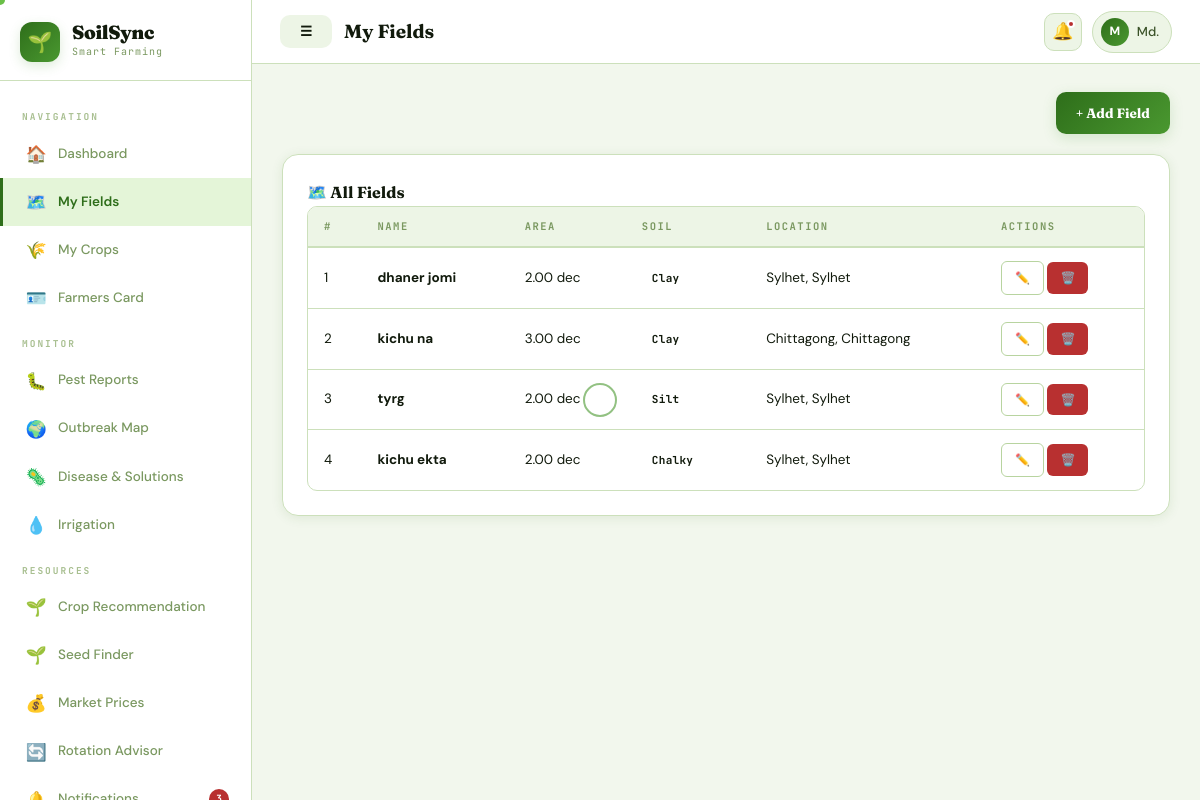
The page /fields.php (signed in) on the database its author committed.
### tables this page shows
CREATE TABLE `users` (
  `id` int(11) NOT NULL,
  `name` varchar(100) NOT NULL,
  `phone` varchar(20) NOT NULL,
  `password` varchar(255) NOT NULL,
  `role` enum('farmer','expert','admin') DEFAULT 'farmer',
  `location_id` int(11) DEFAULT NULL,
  `created_at` timestamp NOT NULL DEFAULT current_timestamp(),
  `fc_card_number` varchar(20) DEFAULT NULL,
  `fc_category` enum('landless','marginal','small','medium','large') DEFAULT NULL,
  `fc_land_size` decimal(8,2) DEFAULT NULL,
  `fc_bank_account` varchar(30) DEFAULT NULL,
  `fc_registered_at` datetime DEFAULT NULL,
  `fc_phase` enum('pre_pilot','pilot','national') DEFAULT NULL
);

CREATE TABLE `fields` (
  `id` int(11) NOT NULL,
  `user_id` int(11) NOT NULL,
  `name` varchar(100) NOT NULL,
  `area` decimal(10,2) DEFAULT NULL,
  `soil_type` enum('Sandy','Clay','Loamy','Silt','Peaty','Chalky') NOT NULL,
  `location_id` int(11) DEFAULT NULL,
  `created_at` timestamp NOT NULL DEFAULT current_timestamp()
);

CREATE TABLE `locations` (
  `id` int(11) NOT NULL,
  `country` varchar(100) DEFAULT 'Bangladesh',
  `division` varchar(100) DEFAULT NULL,
  `district` varchar(100) DEFAULT NULL,
  `latitude` decimal(10,7) DEFAULT NULL,
  `longitude` decimal(10,7) DEFAULT NULL
);

### db.php (called while the page is built, shortened)
<?php
function isLoggedIn(): bool {
    return isset($_SESSION['user_id']) && !empty($_SESSION['user_id']);
}
function currentUser($conn): ?array {
    $id = (int)$_SESSION['user_id'];
    $r = $conn->query("
        SELECT u.*, l.division, l.district
        FROM users u
        LEFT JOIN locations l ON u.location_id=l.id
        WHERE u.id=$id
        LIMIT 1
    ");
    return $r ? $r->fetch_assoc() : null;
}
function unreadCount($conn, int $uid): int {
    $r = $conn->query("
        SELECT COUNT(*) AS c
        FROM notifications
        WHERE user_id=$uid AND is_read=0
    ");
    return $r ? (int)$r->fetch_assoc()['c'] : 0;
}
?>

### fields.php (the view, shortened to what this page needs)
<?php
require_once 'db.php';
$pageTitle = 'My Fields';
$activeNav = 'fields';
$user = currentUser($conn);
$uid = (int)$user['id'];
$fields = $conn->query("SELECT f.*, l.division, l.district FROM fields f LEFT JOIN locations l ON f.location_id=l.id WHERE f.user_id=$uid ORDER BY f.id DESC");
include 'layout.php';
?>
<div style="display:flex;justify-content:space-between;align-items:center;margin-bottom:20px">
  <a href="fields.php?action=add" class="btn btn-primary">+ Add Field</a>
</div>
<div class="card">
  <div class="card-title">🗺️ All Fields</div>
  <?php if ($fields->num_rows === 0): ?>
    <div class="empty-state">
      <div class="empty-icon">🗺️</div>
      <p>No fields added yet. Add your first field to get started.</p>
      <a href="fields.php?action=add" class="btn btn-primary">+ Add Field</a>
    </div>
  <?php else: ?>
    <div class="table-wrap">
    <table>
      <thead><tr><th>#</th><th>Name</th><th>Area</th><th>Soil</th><th>Location</th><th>Actions</th></tr></thead>
      <tbody>
      <?php $i=1; while ($f = $fields->fetch_assoc()): ?>
        <tr>
          <td><?= $i++ ?></td>
          <td><strong><?= htmlspecialchars($f['name']) ?></strong></td>
          <td><?= $f['area'] ? $f['area'] . ' dec' : '—' ?></td>
          <td><span class="badge badge-gray"><?= $f['soil_type'] ?></span></td>
          <td><?= htmlspecialchars(($f['district'] ?? '') . ($f['division'] ? ', '.$f['division'] : '')) ?></td>
          <td>
            <a href="fields.php?edit=<?= $f['id'] ?>" class="btn btn-outline btn-sm">✏️</a>
            <a href="fields.php?delete=<?= $f['id'] ?>" class="btn btn-danger btn-sm" onclick="return confirm('Delete this field?')">🗑️</a>
          </td>
        </tr>
      <?php endwhile; ?>
      </tbody>
    </table>
    </div>
  <?php endif; ?>
</div>
<?php include 'layout_end.php'; ?>

### layout.php (shortened to what this page needs)
<?php
$user        = currentUser($conn);
$uid         = $user ? (int)$user['id'] : 0;
$userName    = $user['name'] ?? 'User';
$userInitial = strtoupper(substr($userName, 0, 1));
$userRole    = $user['role'] ?? 'farmer';
$notifCount  = $uid ? unreadCount($conn, $uid) : 0;
$nav = [];
switch ($userRole) {
 case 'farmer':
$nav = [
  'main' => [
    ['href'=>'dashboard.php','icon'=>'🏠','label'=>'Dashboard','key'=>'dashboard'],
    ['href'=>'fields.php','icon'=>'🗺️','label'=>'My Fields','key'=>'fields'],
    ['href'=>'crops.php','icon'=>'🌾','label'=>'My Crops','key'=>'crops'],
    ['href'=>'farmers_card.php','icon'=>'🪪','label'=>'Farmers Card','key'=>'farmers_card'],
  ],
  'monitor' => [
    ['href'=>'pest_report.php','icon'=>'🐛','label'=>'Pest Reports','key'=>'pest'],
    ['href'=>'outbreak_map.php','icon'=>'🌍','label'=>'Outbreak Map','key'=>'outbreak'],
    ['href'=>'disease.php','icon'=>'🦠','label'=>'Disease & Solutions','key'=>'disease'],
    ['href'=>'irrigation.php','icon'=>'💧','label'=>'Irrigation','key'=>'irrigation'],
  ],
  'resources' => [
    ['href'=>'crop_recommend.php','icon'=>'🌱','label'=>'Crop Recommendation','key'=>'crop_recommend'],
    ['href'=>'seeds.php','icon'=>'🌱','label'=>'Seed Finder','key'=>'seeds'],
    ['href'=>'market.php','icon'=>'💰','label'=>'Market Prices','key'=>'market'],
    ['href'=>'crop_rotation.php','icon'=>'🔄','label'=>'Rotation Advisor','key'=>'rotation'],
    ['href'=>'notifications.php','icon'=>'🔔','label'=>'Notifications','key'=>'notifications','badge'=>$notifCount],
  ],
  'support' => [
    ['href'=>'faq.php','icon'=>'❓','label'=>'Ask Expert','key'=>'faq'],
    ['href'=>'my_questions.php','icon'=>'📝','label'=>'My Questions','key'=>'myq'],
    ['href'=>'loan_hub.php','icon'=>'🏦','label'=>'Loan Hub','key'=>'loan_hub'],
    ['href'=>'compliance_checker.php','icon'=>'⚖️','label'=>'Compliance Checker','key'=>'compliance'],
  ],
];
break;
}
?>
<!DOCTYPE html>
<html lang="en" data-theme="light">
<head>
  <link rel="stylesheet" href="style.css">
</head>
<body>
<div class="app-layout">
  <aside class="sidebar" id="sidebar">
    <div class="sidebar-logo">
      <div class="logo-badge">🌱</div>
      <div class="logo-text-wrap">
        <div class="logo-name">SoilSync</div>
        <div class="logo-tag">Smart Farming</div>
      </div>
    </div>
    <nav class="sidebar-nav">
      <?php
      $sectionLabels = [
        'main'=>'Navigation',
        'monitor'=>'Monitor',
        'resources'=>'Resources',
        'expert'=>'Expert Tools',
        'admin'=>'Administration'
      ];
      foreach ($nav as $section => $items):
      ?>
        <div class="nav-section-label">
          <?= $sectionLabels[$section] ?? ucfirst($section) ?>
        </div>
        <?php foreach ($items as $item):
          $isActive = ($activeNav ?? '') === $item['key'];
        ?>
          <a href="<?= $item['href'] ?>" class="nav-item <?= $isActive ? 'active' : '' ?>">
            <span class="nav-ic"><?= $item['icon'] ?></span>
            <span><?= $item['label'] ?></span>
            <?php if (!empty($item['badge']) && $item['badge'] > 0): ?>
              <span class="nav-badge"><?= $item['badge'] ?></span>
            <?php endif; ?>
          </a>
        <?php endforeach; ?>
      <?php endforeach; ?>
    </nav>
  </aside>
  <div class="main-wrap">
    <header class="topbar">
      <div class="topbar-left">
        <button class="mobile-menu-btn btn" id="mobileMenuBtn">☰</button>
        <span class="topbar-title"><?= htmlspecialchars($pageTitle ?? 'Dashboard') ?></span>
      </div>
      <div class="topbar-right">
        <a href="notifications.php" class="topbar-notif-btn">
          🔔
          <?php if ($notifCount > 0): ?>
            <span class="notif-dot"></span>
          <?php endif; ?>
        </a>
        <div class="topbar-user">
          <div class="t-av"><?= $userInitial ?></div>
          <span><?= htmlspecialchars(explode(' ', $userName)[0]) ?></span>
        </div>
      </div>
    </header>
    <div class="page-body">

### rows shown on the page
users: name "M", name "Md."
fields: name "dhaner jomi", area "2.00", soil_type "Clay", location.division "Sylhet, Sylhet"
fields: name "kichu na", area "3.00", soil_type "Clay", location.division "Chittagong, Chittagong"
fields: name "tyrg", area "2.00", soil_type "Silt", location.division "Sylhet, Sylhet"
fields: name "kichu ekta", area "2.00", soil_type "Chalky", location.division "Sylhet, Sylhet"

### other values the page prints
$sectionLabels[$section] "NAVIGATION"
$item['icon'] "🏠"
$item['label'] "Dashboard"
$item['icon'] "🗺️"
$item['label'] "My Fields"
$item['icon'] "🌾"
$item['label'] "My Crops"
$item['icon'] "🪪"
$item['label'] "Farmers Card"
$sectionLabels[$section] "MONITOR"
$item['icon'] "🐛"
$item['label'] "Pest Reports"
$item['icon'] "🌍"
$item['label'] "Outbreak Map"
$item['icon'] "🦠"
